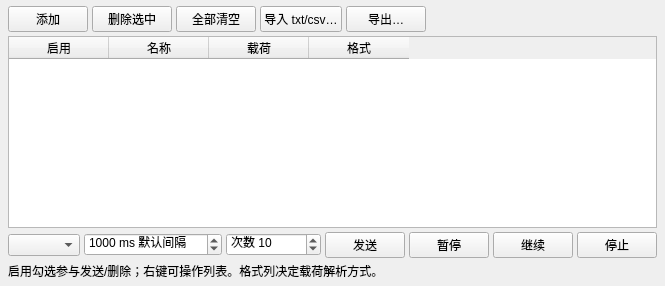
          <widget class="QWidget" name="tabList">
           <attribute name="title">
            <string>发送列表</string>
           </attribute>
           <layout class="QVBoxLayout" name="listLay" stretch="0,1,0,0">
            <property name="spacing">
             <number>4</number>
            </property>
            <property name="leftMargin">
             <number>8</number>
            </property>
            <property name="topMargin">
             <number>6</number>
            </property>
            <property name="rightMargin">
             <number>8</number>
            </property>
            <property name="bottomMargin">
             <number>6</number>
            </property>
            <item>
             <layout class="QHBoxLayout" name="toolRow">
              <item>
               <widget class="QPushButton" name="btnListAdd">
                <property name="text">
                 <string>添加</string>
                </property>
               </widget>
              </item>
              <item>
               <widget class="QPushButton" name="btnListRemove">
                <property name="text">
                 <string>删除选中</string>
                </property>
               </widget>
              </item>
              <item>
               <widget class="QPushButton" name="btnListClearAll">
                <property name="text">
                 <string>全部清空</string>
                </property>
               </widget>
              </item>
              <item>
               <widget class="QPushButton" name="btnListImport">
                <property name="text">
                 <string>导入 txt/csv…</string>
                </property>
               </widget>
              </item>
              <item>
               <widget class="QPushButton" name="btnListExport">
                <property name="text">
                 <string>导出…</string>
                </property>
               </widget>
              </item>
              <item>
               <spacer name="toolStretch">
                <property name="orientation">
                 <enum>Qt::Horizontal</enum>
                </property>
                <property name="sizeHint" stdset="0">
                 <size>
                  <width>40</width>
                  <height>20</height>
                 </size>
                </property>
               </spacer>
              </item>
             </layout>
            </item>
            <item>
             <widget class="QTableWidget" name="sendListTable">
              <property name="sizePolicy">
               <sizepolicy hsizetype="Expanding" vsizetype="Expanding">
                <horstretch>0</horstretch>
                <verstretch>1</verstretch>
               </sizepolicy>
              </property>
              <property name="minimumSize">
               <size>
                <width>0</width>
                <height>120</height>
               </size>
              </property>
              <property name="selectionMode">
               <enum>QAbstractItemView::NoSelection</enum>
              </property>
              <property name="selectionBehavior">
               <enum>QAbstractItemView::SelectRows</enum>
              </property>
              <property name="columnCount">
               <number>4</number>
              </property>
              <column>
               <property name="text">
                <string>启用</string>
               </property>
              </column>
              <column>
               <property name="text">
                <string>名称</string>
               </property>
              </column>
              <column>
               <property name="text">
                <string>载荷</string>
               </property>
              </column>
              <column>
               <property name="text">
                <string>格式</string>
               </property>
              </column>
             </widget>
            </item>
            <item>
             <layout class="QHBoxLayout" name="schedRow">
              <item>
               <widget class="QComboBox" name="schedModeCombo"/>
              </item>
              <item>
               <widget class="QSpinBox" name="schedIntervalSpin">
                <property name="suffix">
                 <string> ms 默认间隔</string>
                </property>
                <property name="maximum">
                 <number>3600000</number>
                </property>
                <property name="value">
                 <number>1000</number>
                </property>
               </widget>
              </item>
              <item>
               <widget class="QSpinBox" name="schedCountSpin">
                <property name="prefix">
                 <string>次数 </string>
                </property>
                <property name="minimum">
                 <number>1</number>
                </property>
                <property name="maximum">
                 <number>1000000</number>
                </property>
                <property name="value">
                 <number>10</number>
                </property>
               </widget>
              </item>
              <item>
               <widget class="QPushButton" name="btnSchedStart">
                <property name="text">
                 <string>发送</string>
                </property>
               </widget>
              </item>
              <item>
               <widget class="QPushButton" name="btnSchedPause">
                <property name="text">
                 <string>暂停</string>
                </property>
               </widget>
              </item>
              <item>
               <widget class="QPushButton" name="btnSchedResume">
                <property name="text">
                 <string>继续</string>
                </property>
               </widget>
              </item>
              <item>
               <widget class="QPushButton" name="btnSchedStop">
                <property name="text">
                 <string>停止</string>
                </property>
               </widget>
              </item>
             </layout>
            </item>
            <item>
             <widget class="QLabel" name="listHint">
              <property name="text">
               <string>启用勾选参与发送/删除；右键可操作列表。格式列决定载荷解析方式。</string>
              </property>
              <property name="wordWrap">
               <bool>true</bool>
              </property>
             </widget>
            </item>
           </layout>
          </widget>
